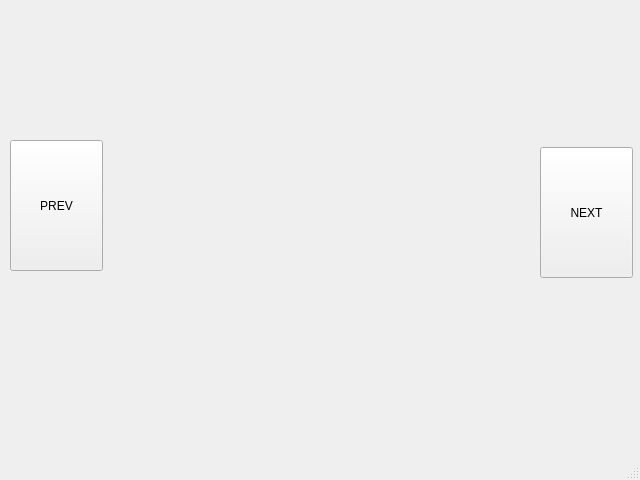
<?xml version="1.0" encoding="UTF-8"?>
<ui version="4.0">
 <class>MainWindow</class>
 <widget class="QMainWindow" name="MainWindow">
  <property name="geometry">
   <rect>
    <x>0</x>
    <y>0</y>
    <width>640</width>
    <height>480</height>
   </rect>
  </property>
  <property name="windowTitle">
   <string>MainWindow</string>
  </property>
  <widget class="QWidget" name="centralwidget">
   <widget class="QLabel" name="myLabel">
    <property name="geometry">
     <rect>
      <x>110</x>
      <y>100</y>
      <width>421</width>
      <height>221</height>
     </rect>
    </property>
    <property name="text">
     <string/>
    </property>
    <property name="pixmap">
     <pixmap>../imgs/space1.jpg</pixmap>
    </property>
    <property name="alignment">
     <set>Qt::AlignCenter</set>
    </property>
   </widget>
   <widget class="QPushButton" name="next_btn">
    <property name="geometry">
     <rect>
      <x>540</x>
      <y>147</y>
      <width>93</width>
      <height>131</height>
     </rect>
    </property>
    <property name="text">
     <string>NEXT</string>
    </property>
   </widget>
   <widget class="QPushButton" name="prev_btn">
    <property name="geometry">
     <rect>
      <x>10</x>
      <y>140</y>
      <width>93</width>
      <height>131</height>
     </rect>
    </property>
    <property name="text">
     <string>PREV</string>
    </property>
   </widget>
  </widget>
  <widget class="QMenuBar" name="menubar">
   <property name="geometry">
    <rect>
     <x>0</x>
     <y>0</y>
     <width>640</width>
     <height>26</height>
    </rect>
   </property>
  </widget>
  <widget class="QStatusBar" name="statusbar"/>
 </widget>
 <resources/>
 <connections/>
</ui>
